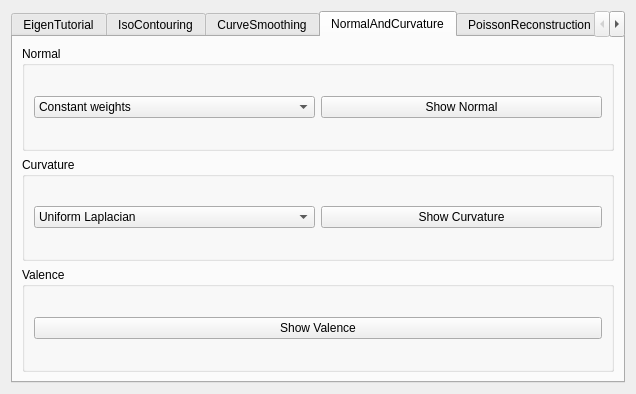
<?xml version="1.0" encoding="UTF-8"?>
<ui version="4.0">
 <class>DGPExerciseToolbarBase</class>
 <widget class="QWidget" name="DGPExerciseToolbarBase">
  <property name="geometry">
   <rect>
    <x>0</x>
    <y>0</y>
    <width>636</width>
    <height>394</height>
   </rect>
  </property>
  <property name="windowTitle">
   <string>DGP</string>
  </property>
  <layout class="QGridLayout" name="gridLayout_3">
   <item row="0" column="1">
    <widget class="QTabWidget" name="tabWidget">
     <property name="currentIndex">
      <number>3</number>
     </property>
     <widget class="QWidget" name="EigenTutorial">
      <attribute name="title">
       <string>EigenTutorial</string>
      </attribute>
      <layout class="QGridLayout" name="gridLayout">
       <item row="0" column="0">
        <widget class="QPushButton" name="solve_sls_pb">
         <property name="text">
          <string>Solve Sparse Linear System</string>
         </property>
        </widget>
       </item>
      </layout>
     </widget>
     <widget class="QWidget" name="IsoContouring">
      <attribute name="title">
       <string>IsoContouring</string>
      </attribute>
      <layout class="QGridLayout" name="gridLayout_2">
       <item row="1" column="0">
        <widget class="QPushButton" name="show_iso_pb">
         <property name="text">
          <string>Show Iso-value and Level Set</string>
         </property>
        </widget>
       </item>
       <item row="0" column="0">
        <widget class="QComboBox" name="function_cb">
         <item>
          <property name="text">
           <string>F(x,y)=sqrt(x*x + y*y) −1=0</string>
          </property>
         </item>
         <item>
          <property name="text">
           <string>F(x,y)=y*y−sin(x*x)=0</string>
          </property>
         </item>
         <item>
          <property name="text">
           <string>F(x,y)=sin(2x+2y)−cos(4x*y)+1=0</string>
          </property>
         </item>
         <item>
          <property name="text">
           <string>F(x,y)=pow((3x*x −y*y), 2)*y*y −pow((x*x +y*y), 4)=0</string>
          </property>
         </item>
        </widget>
       </item>
      </layout>
     </widget>
     <widget class="QWidget" name="CurveSmoothing">
      <attribute name="title">
       <string>CurveSmoothing</string>
      </attribute>
      <layout class="QGridLayout" name="gridLayout_4">
       <item row="0" column="0" colspan="2">
        <widget class="QGroupBox" name="groupBox">
         <property name="title">
          <string>Generate Curve</string>
         </property>
         <layout class="QGridLayout" name="gridLayout_5">
          <item row="1" column="0">
           <widget class="QSpinBox" name="num_vertices_sb">
            <property name="prefix">
             <string>curve vertex number = </string>
            </property>
            <property name="minimum">
             <number>2</number>
            </property>
            <property name="maximum">
             <number>10000</number>
            </property>
            <property name="value">
             <number>30</number>
            </property>
           </widget>
          </item>
          <item row="1" column="1">
           <widget class="QPushButton" name="gen_curve_pb">
            <property name="text">
             <string>Generate Curve</string>
            </property>
           </widget>
          </item>
         </layout>
        </widget>
       </item>
       <item row="1" column="0" colspan="2">
        <widget class="QGroupBox" name="groupBox_2">
         <property name="title">
          <string>Smooth Curve</string>
         </property>
         <layout class="QGridLayout" name="gridLayout_6">
          <item row="0" column="0">
           <widget class="QSpinBox" name="num_iter_sb">
            <property name="prefix">
             <string>iteration number = </string>
            </property>
            <property name="minimum">
             <number>1</number>
            </property>
            <property name="maximum">
             <number>1000</number>
            </property>
           </widget>
          </item>
          <item row="0" column="1">
           <widget class="QDoubleSpinBox" name="epsilon_dsb">
            <property name="prefix">
             <string>epsilon = </string>
            </property>
            <property name="decimals">
             <number>3</number>
            </property>
            <property name="minimum">
             <double>0.001000000000000</double>
            </property>
            <property name="singleStep">
             <double>0.100000000000000</double>
            </property>
            <property name="value">
             <double>0.001000000000000</double>
            </property>
           </widget>
          </item>
          <item row="1" column="0">
           <widget class="QPushButton" name="lpl_smoothing_pb">
            <property name="text">
             <string>Laplacian Smoothing</string>
            </property>
           </widget>
          </item>
          <item row="1" column="1">
           <widget class="QPushButton" name="osc_smoothing_pb">
            <property name="text">
             <string>Osculating Circle Smoothing</string>
            </property>
           </widget>
          </item>
         </layout>
        </widget>
       </item>
      </layout>
     </widget>
     <widget class="QWidget" name="NormalAndCurvature">
      <attribute name="title">
       <string>NormalAndCurvature</string>
      </attribute>
      <layout class="QGridLayout" name="gridLayout_7">
       <item row="1" column="0">
        <widget class="QGroupBox" name="groupBox_4">
         <property name="title">
          <string>Curvature</string>
         </property>
         <layout class="QGridLayout" name="gridLayout_9">
          <item row="0" column="0">
           <widget class="QComboBox" name="curvature_type_cb">
            <item>
             <property name="text">
              <string>Uniform Laplacian</string>
             </property>
            </item>
            <item>
             <property name="text">
              <string>Laplace-Beltrami</string>
             </property>
            </item>
            <item>
             <property name="text">
              <string>Gaussian</string>
             </property>
            </item>
           </widget>
          </item>
          <item row="0" column="1">
           <widget class="QPushButton" name="show_curvature_pb">
            <property name="text">
             <string>Show Curvature</string>
            </property>
           </widget>
          </item>
         </layout>
        </widget>
       </item>
       <item row="0" column="0">
        <widget class="QGroupBox" name="groupBox_3">
         <property name="title">
          <string>Normal</string>
         </property>
         <layout class="QGridLayout" name="gridLayout_8">
          <item row="0" column="0">
           <widget class="QComboBox" name="normal_type_cb">
            <item>
             <property name="text">
              <string>Constant weights</string>
             </property>
            </item>
            <item>
             <property name="text">
              <string>Area weights</string>
             </property>
            </item>
            <item>
             <property name="text">
              <string>Angle weights</string>
             </property>
            </item>
           </widget>
          </item>
          <item row="0" column="1">
           <widget class="QPushButton" name="show_normal_pb">
            <property name="text">
             <string>Show Normal</string>
            </property>
           </widget>
          </item>
         </layout>
        </widget>
       </item>
       <item row="2" column="0">
        <widget class="QGroupBox" name="groupBox_5">
         <property name="title">
          <string>Valence</string>
         </property>
         <layout class="QGridLayout" name="gridLayout_14">
          <item row="0" column="0">
           <widget class="QPushButton" name="show_valence_pb">
            <property name="text">
             <string>Show Valence</string>
            </property>
           </widget>
          </item>
         </layout>
        </widget>
       </item>
      </layout>
     </widget>
     <widget class="QWidget" name="PoissonReconstruction">
      <attribute name="title">
       <string>PoissonReconstruction</string>
      </attribute>
      <layout class="QGridLayout" name="gridLayout_10">
       <item row="0" column="0">
        <widget class="QSpinBox" name="octree_depth_sb">
         <property name="prefix">
          <string>Octree depth = </string>
         </property>
         <property name="minimum">
          <number>1</number>
         </property>
         <property name="maximum">
          <number>20</number>
         </property>
         <property name="value">
          <number>8</number>
         </property>
        </widget>
       </item>
       <item row="0" column="1">
        <widget class="QPushButton" name="poisson_reconstruction_pb">
         <property name="text">
          <string>Poisson Reconstruction</string>
         </property>
        </widget>
       </item>
      </layout>
     </widget>
     <widget class="QWidget" name="DelaunayTriangulation">
      <attribute name="title">
       <string>DelaunayTriangulation</string>
      </attribute>
      <layout class="QGridLayout" name="gridLayout_11">
       <item row="0" column="0">
        <widget class="QPushButton" name="create_initial_mesh_pb">
         <property name="text">
          <string>Create Initial Mesh</string>
         </property>
        </widget>
       </item>
       <item row="0" column="1">
        <widget class="QPushButton" name="set_2DView_pb">
         <property name="text">
          <string>Set 2D View</string>
         </property>
        </widget>
       </item>
      </layout>
     </widget>
     <widget class="QWidget" name="Smoothing">
      <attribute name="title">
       <string>Smoothing</string>
      </attribute>
      <layout class="QGridLayout" name="gridLayout_12">
       <item row="2" column="0" colspan="2">
        <widget class="QPushButton" name="smooth_pb">
         <property name="text">
          <string>Smooth</string>
         </property>
        </widget>
       </item>
       <item row="1" column="0">
        <widget class="QSpinBox" name="iter_sb">
         <property name="prefix">
          <string>Iterations = </string>
         </property>
         <property name="maximum">
          <number>1000</number>
         </property>
         <property name="singleStep">
          <number>1</number>
         </property>
         <property name="value">
          <number>10</number>
         </property>
        </widget>
       </item>
       <item row="1" column="1">
        <widget class="QDoubleSpinBox" name="time_step_dsb">
         <property name="prefix">
          <string>Times step = </string>
         </property>
         <property name="decimals">
          <number>5</number>
         </property>
         <property name="maximum">
          <double>10000.000000000000000</double>
         </property>
         <property name="singleStep">
          <double>0.000010000000000</double>
         </property>
         <property name="value">
          <double>0.000010000000000</double>
         </property>
        </widget>
       </item>
       <item row="4" column="0" colspan="2">
        <widget class="QDoubleSpinBox" name="coefficient_dsb">
         <property name="prefix">
          <string>Feature enhancement coefficient = </string>
         </property>
         <property name="value">
          <double>2.000000000000000</double>
         </property>
        </widget>
       </item>
       <item row="5" column="0" colspan="2">
        <widget class="QPushButton" name="feature_enhance_pb">
         <property name="text">
          <string>Enhance Feature</string>
         </property>
        </widget>
       </item>
       <item row="0" column="0" colspan="2">
        <widget class="QComboBox" name="method_cb">
         <item>
          <property name="text">
           <string>Uniform Laplician</string>
          </property>
         </item>
         <item>
          <property name="text">
           <string>Cotan Laplacian</string>
          </property>
         </item>
         <item>
          <property name="text">
           <string>Implicit Smoothing</string>
          </property>
         </item>
        </widget>
       </item>
      </layout>
     </widget>
     <widget class="QWidget" name="Remeshing">
      <attribute name="title">
       <string>Remeshing</string>
      </attribute>
      <layout class="QGridLayout" name="gridLayout_13">
       <item row="3" column="0" colspan="2">
        <widget class="QPushButton" name="tan_smooth_pb">
         <property name="text">
          <string>Tangential Smoothing</string>
         </property>
        </widget>
       </item>
       <item row="0" column="1">
        <widget class="QSpinBox" name="remesh_iter_sb">
         <property name="prefix">
          <string>Iterations = </string>
         </property>
         <property name="maximum">
          <number>1000</number>
         </property>
         <property name="value">
          <number>5</number>
         </property>
        </widget>
       </item>
       <item row="0" column="0">
        <widget class="QComboBox" name="remesh_type_cb">
         <item>
          <property name="text">
           <string>Average</string>
          </property>
         </item>
         <item>
          <property name="text">
           <string>Adaptive</string>
          </property>
         </item>
        </widget>
       </item>
       <item row="2" column="0" colspan="2">
        <widget class="QPushButton" name="remesh_pb">
         <property name="text">
          <string>Remeshing</string>
         </property>
        </widget>
       </item>
       <item row="1" column="1">
        <widget class="QDoubleSpinBox" name="target_length_ratio_dsb">
         <property name="prefix">
          <string>Target edge length ratio = </string>
         </property>
         <property name="maximum">
          <double>1000.000000000000000</double>
         </property>
         <property name="value">
          <double>1.000000000000000</double>
         </property>
        </widget>
       </item>
      </layout>
     </widget>
    </widget>
   </item>
  </layout>
 </widget>
 <resources/>
 <connections/>
</ui>
